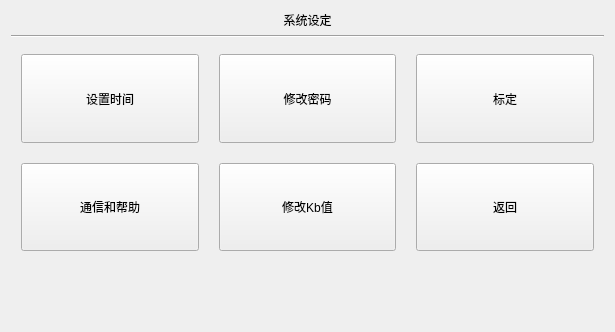
<?xml version="1.0" encoding="UTF-8"?>
<ui version="4.0">
 <class>systemsetup</class>
 <widget class="QWidget" name="systemsetup">
  <property name="geometry">
   <rect>
    <x>0</x>
    <y>0</y>
    <width>615</width>
    <height>332</height>
   </rect>
  </property>
  <property name="windowTitle">
   <string>Form</string>
  </property>
  <layout class="QGridLayout" name="gridLayout_2">
   <item row="0" column="0">
    <layout class="QVBoxLayout" name="verticalLayout" stretch="1,1,4,1">
     <item>
      <widget class="QLabel" name="label">
       <property name="sizePolicy">
        <sizepolicy hsizetype="Preferred" vsizetype="Maximum">
         <horstretch>0</horstretch>
         <verstretch>0</verstretch>
        </sizepolicy>
       </property>
       <property name="text">
        <string>系统设定</string>
       </property>
       <property name="alignment">
        <set>Qt::AlignCenter</set>
       </property>
      </widget>
     </item>
     <item>
      <widget class="Line" name="line">
       <property name="orientation">
        <enum>Qt::Horizontal</enum>
       </property>
      </widget>
     </item>
     <item>
      <layout class="QGridLayout" name="gridLayout">
       <property name="leftMargin">
        <number>10</number>
       </property>
       <property name="topMargin">
        <number>10</number>
       </property>
       <property name="rightMargin">
        <number>10</number>
       </property>
       <property name="bottomMargin">
        <number>10</number>
       </property>
       <property name="spacing">
        <number>20</number>
       </property>
       <item row="0" column="0">
        <widget class="QPushButton" name="pushButton">
         <property name="sizePolicy">
          <sizepolicy hsizetype="Minimum" vsizetype="Minimum">
           <horstretch>0</horstretch>
           <verstretch>0</verstretch>
          </sizepolicy>
         </property>
         <property name="text">
          <string>设置时间</string>
         </property>
        </widget>
       </item>
       <item row="0" column="1">
        <widget class="QPushButton" name="pushButton_2">
         <property name="sizePolicy">
          <sizepolicy hsizetype="Minimum" vsizetype="Minimum">
           <horstretch>0</horstretch>
           <verstretch>0</verstretch>
          </sizepolicy>
         </property>
         <property name="text">
          <string>修改密码</string>
         </property>
        </widget>
       </item>
       <item row="0" column="3">
        <widget class="QPushButton" name="pushButton_4">
         <property name="sizePolicy">
          <sizepolicy hsizetype="Minimum" vsizetype="Minimum">
           <horstretch>0</horstretch>
           <verstretch>0</verstretch>
          </sizepolicy>
         </property>
         <property name="text">
          <string>标定</string>
         </property>
        </widget>
       </item>
       <item row="1" column="3">
        <widget class="QPushButton" name="pushButton_6">
         <property name="sizePolicy">
          <sizepolicy hsizetype="Minimum" vsizetype="Minimum">
           <horstretch>0</horstretch>
           <verstretch>0</verstretch>
          </sizepolicy>
         </property>
         <property name="text">
          <string>返回</string>
         </property>
        </widget>
       </item>
       <item row="1" column="0">
        <widget class="QPushButton" name="pushButton_5">
         <property name="sizePolicy">
          <sizepolicy hsizetype="Minimum" vsizetype="Minimum">
           <horstretch>0</horstretch>
           <verstretch>0</verstretch>
          </sizepolicy>
         </property>
         <property name="text">
          <string>通信和帮助</string>
         </property>
        </widget>
       </item>
       <item row="1" column="1">
        <widget class="QPushButton" name="pushButton_3">
         <property name="sizePolicy">
          <sizepolicy hsizetype="Minimum" vsizetype="Minimum">
           <horstretch>0</horstretch>
           <verstretch>0</verstretch>
          </sizepolicy>
         </property>
         <property name="text">
          <string>修改Kb值</string>
         </property>
        </widget>
       </item>
      </layout>
     </item>
     <item>
      <layout class="QHBoxLayout" name="horizontalLayout">
       <property name="spacing">
        <number>0</number>
       </property>
       <item>
        <widget class="issample" name="widget" native="true"/>
       </item>
       <item>
        <widget class="ispreheat" name="widget_2" native="true"/>
       </item>
       <item>
        <widget class="date_widget" name="widget_3" native="true"/>
       </item>
      </layout>
     </item>
    </layout>
   </item>
  </layout>
 </widget>
 <customwidgets>
  <customwidget>
   <class>date_widget</class>
   <extends>QWidget</extends>
   <header>date_widget.h</header>
   <container>1</container>
  </customwidget>
  <customwidget>
   <class>issample</class>
   <extends>QWidget</extends>
   <header>issample.h</header>
   <container>1</container>
  </customwidget>
  <customwidget>
   <class>ispreheat</class>
   <extends>QWidget</extends>
   <header>ispreheat.h</header>
   <container>1</container>
  </customwidget>
 </customwidgets>
 <resources/>
 <connections/>
</ui>
